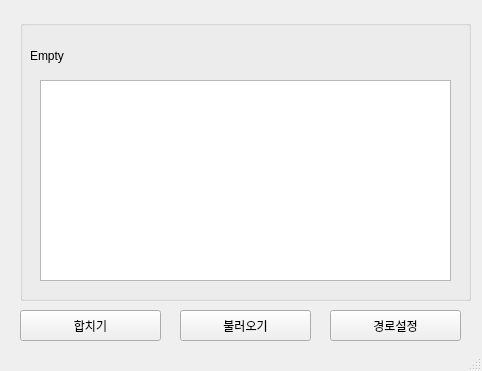
<?xml version="1.0" encoding="UTF-8"?>
<ui version="4.0">
 <class>MainWindow</class>
 <widget class="QMainWindow" name="MainWindow">
  <property name="enabled">
   <bool>true</bool>
  </property>
  <property name="geometry">
   <rect>
    <x>0</x>
    <y>0</y>
    <width>482</width>
    <height>371</height>
   </rect>
  </property>
  <property name="windowTitle">
   <string>MainWindow</string>
  </property>
  <widget class="QWidget" name="centralwidget">
   <widget class="QPushButton" name="pushButton">
    <property name="geometry">
     <rect>
      <x>20</x>
      <y>310</y>
      <width>141</width>
      <height>31</height>
     </rect>
    </property>
    <property name="text">
     <string>합치기</string>
    </property>
   </widget>
   <widget class="QGroupBox" name="groupBox">
    <property name="geometry">
     <rect>
      <x>20</x>
      <y>20</y>
      <width>451</width>
      <height>281</height>
     </rect>
    </property>
    <property name="title">
     <string/>
    </property>
    <property name="checkable">
     <bool>false</bool>
    </property>
    <widget class="QLabel" name="label">
     <property name="geometry">
      <rect>
       <x>10</x>
       <y>25</y>
       <width>421</width>
       <height>21</height>
      </rect>
     </property>
     <property name="text">
      <string>Empty</string>
     </property>
    </widget>
    <widget class="QColumnView" name="columnView">
     <property name="geometry">
      <rect>
       <x>20</x>
       <y>60</y>
       <width>411</width>
       <height>201</height>
      </rect>
     </property>
    </widget>
   </widget>
   <widget class="QPushButton" name="pushButton_2">
    <property name="geometry">
     <rect>
      <x>180</x>
      <y>310</y>
      <width>131</width>
      <height>31</height>
     </rect>
    </property>
    <property name="text">
     <string>불러오기</string>
    </property>
   </widget>
   <widget class="QPushButton" name="pushButton_3">
    <property name="geometry">
     <rect>
      <x>330</x>
      <y>310</y>
      <width>131</width>
      <height>31</height>
     </rect>
    </property>
    <property name="text">
     <string>경로설정</string>
    </property>
   </widget>
   <zorder>groupBox</zorder>
   <zorder>pushButton</zorder>
   <zorder>pushButton_2</zorder>
   <zorder>pushButton_3</zorder>
  </widget>
  <widget class="QStatusBar" name="statusbar"/>
 </widget>
 <resources/>
 <connections/>
</ui>
